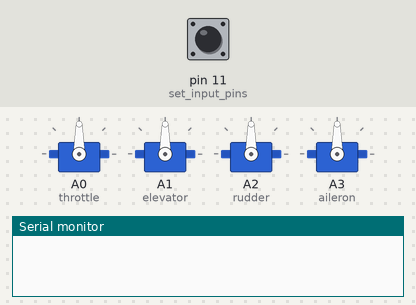
A sketch run on a simulated Arduino Uno, built with avr-gcc and run on an emulated ATmega328P. On the bench: 4 × servo, the last lines printed to the serial monitor. Inputs (shaded band) come from the test bench; at power-on: pin 11 (set_input_pins) LOW.

Above: at 0.1 s.
At 1.2 s:
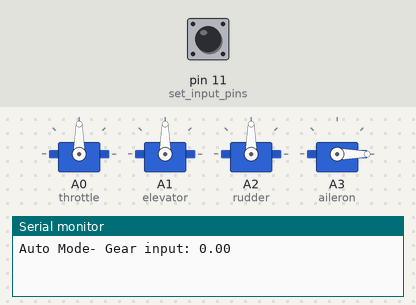
1.3 s: pin 11 (set_input_pins) pulled HIGH for 0.15 s
Timing chart, 0 to 4.3 s (numbered marks = the images above; inputs shaded):
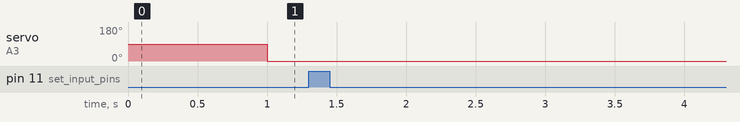

The sketch:

controller_test.ino
```cpp
#include <Servo.h>

Servo throttle, elevator, rudder, aileron;

float Gear;
int x = 0, trigger = 0;

void setup(){
  pinMode(11, INPUT);//set input pins

  throttle.attach(A0);//set servo output pins
  elevator.attach(A1);
  rudder.attach(A2);
  aileron.attach(A3);

  Serial.begin(115200);//Output to Serial when connected to computer
}

void loop() {
  //float Gear;

  Gear = pulseIn(11,HIGH);//receive gear switch input

  if (Gear > 1500){
    manualControl();
  }
  else{
    autoControl();
  }

  Serial.print("Gear input: ");
  Serial.println(Gear);
}

void manualControl(){
  Serial.print("Manual Mode- ");
}

void autoControl(){
  if(trigger = 1){
    x = 0;
    trigger = 0;
  }
  //else{
   //x = x - 1;
  //}

   if(x >= 180){
    trigger = 1;
    }
   //else{
   // trigger = 0;
   //}

  Serial.print("Auto Mode- ");
aileron.write(x);
}
```
